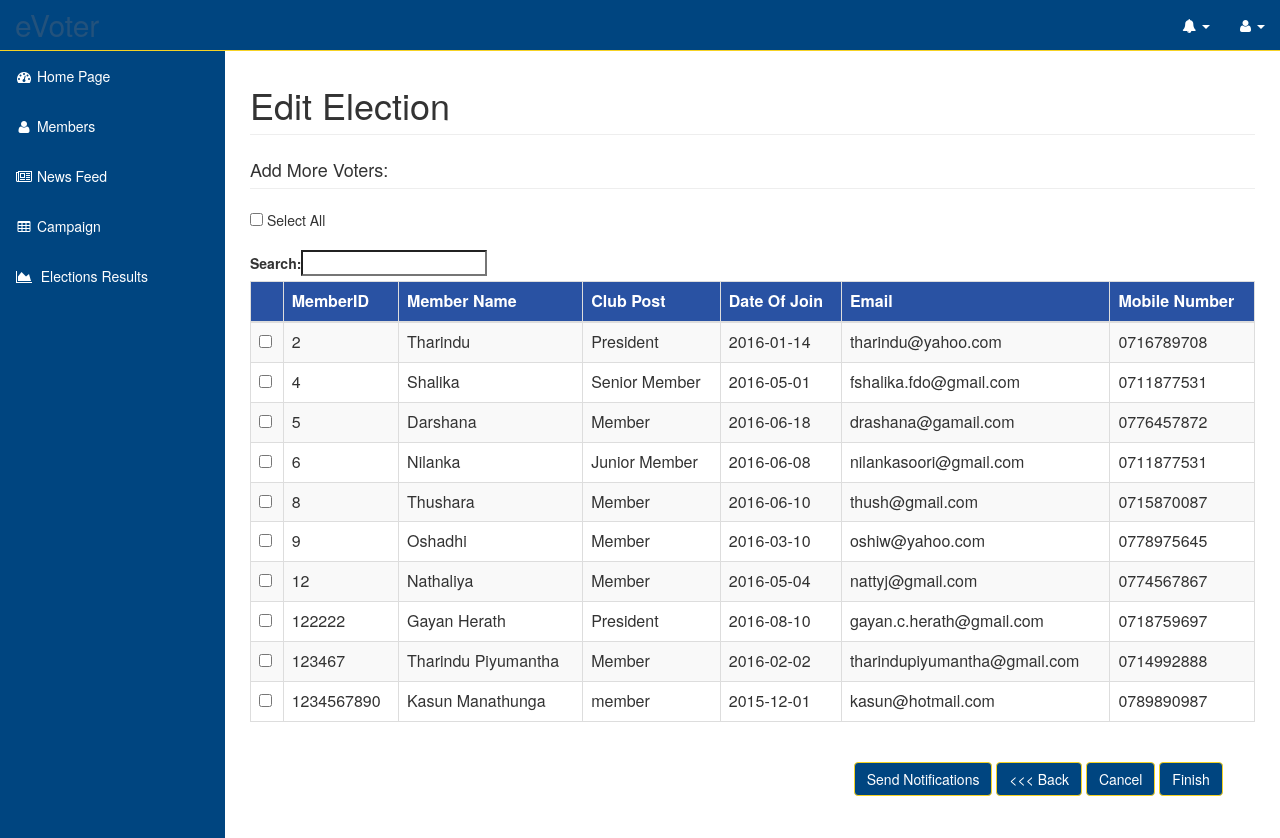
The page /app/view/addNewVoters.php on the database its author committed.
### tables this page shows
CREATE TABLE IF NOT EXISTS `clubmember` (
  `memberID` int(11) NOT NULL,
  `name` varchar(50) NOT NULL,
  `NIC` varchar(10) NOT NULL,
  `email` varchar(50) NOT NULL,
  `mobileNumber` varchar(20) NOT NULL,
  `clubPost` varchar(50) NOT NULL,
  `profileImage` varchar(100) NOT NULL,
  `status` varchar(50) NOT NULL,
  `user_group` int(11) NOT NULL DEFAULT '1',
  `dateofjoin` date NOT NULL,
  `username` varchar(50) NOT NULL,
  `password` varchar(100) NOT NULL,
  `securityquestions` int(2) NOT NULL DEFAULT '0',
  PRIMARY KEY (`memberID`)
);

### app/model/DB_1.php (called while the page is built, shortened)
<?php
class DB_1{
    public static function connectToDatabase()
    {
        $user = 'root';
        $pass = '';
        $database = 'evoter';
        $connect = mysqli_connect('localhost', $user, $pass) or die("Unable to connect");
        return $connect;
    }
}
?>

### app/model/sql.php (called while the page is built, shortened)
<?php
class Sql
{
    public function getRegisteredMembersNotInElection($connect,$electionID){
        $queryToGetRegisteredMembersNotInElection = mysqli_query($connect,"SELECT memberID,name,clubPost,dateofjoin,email,mobileNumber from clubmember where status='registered' AND user_group!='2' AND memberID NOT IN (SELECT memberID FROM memberelectiondetails WHERE electionID='$electionID')");
        return $queryToGetRegisteredMembersNotInElection;
    }
}
?>

### app/model/member.php (called while the page is built, shortened)
<?php
require_once("Sql.php");
class Member{
    public function getRegMemNotInElect($connection,$electID){
        $registeredNotInElecMem = (new Sql)->getRegisteredMembersNotInElection($connection,$electID);
        return $registeredNotInElecMem;
    }
}
?>

### app/view/addNewVoters.php (the view, shortened to what this page needs)
<?php
include "../templates/header.php";
require_once("../model/member.php");
require_once("../model/DB_1.php");
$electionID="";
$status = "Scheduled";
?>
<link href="https://cdn.datatables.net/plug-ins/1.10.7/integration/bootstrap/3/dataTables.bootstrap.css" rel="stylesheet" />
</head>
<body>
<div id="wrapper">
    <nav class="navbar navbar-inverse navbar-fixed-top color-change" role="navigation" >
        <?php include "../templates/topmenu.php";
        include "../templates/sidemenu.php";
        ?>
    </nav>
    <div id="page-wrapper">
        <div class="container-fluid">
            <div class="row">
                <div class="col-lg-12">
                    <h1 class="page-header"> Edit Election </h1>
                    <h4 class="page-header"> Add More Voters: </h4>
                </div>
            </div>
            <form class="form-horizontal" role="form" method="post" action="../controller/addVoters.php?electID=<?php echo $_GET["electID"];?>&status=<?php echo $status?>">
                <input type="checkbox" onClick="toggle(this)" /> Select All<br/><br/>
                <table id="memberTable" class="table table-striped table-bordered" cellspacing="0" width="10%">
                    <thead>
                    <tr bgcolor="#2952a3">
                        <th style="color:White"></th>
                        <th style="color:White">MemberID</th>
                        <th style="color:White">Member Name</th>
                        <th style="color:White">Club Post</th>
                        <th style="color:White">Date Of Join</th>
                        <th style="color:White">Email</th>
                        <th style="color:White">Mobile Number</th>
                    </tr>
                    </thead>
                    <tbody>
                    <?php
                    $member = new Member();
                    $regNotInElect = $member->getRegMemNotInElect((new DB_1)->connectToDatabase(),$electionID);
                    while($data1 = $regNotInElect -> fetch_row()){
                    ?>
                    <tr  id = <?php echo $data1[0]?>>
                        <td class="tableData" name=<?php echo $data1[0]?>><input name="check_list[]" id=<?php echo $data1[0] ?> class="CheckBoxSchedule" type="checkbox" value="<?php echo $data1[0] ?>"></td>
                        <td class="tableData" name=<?php echo $data1[0] ?>><?php echo $data1[0] ?></td>
                        <td class="tableData" name=<?php echo $data1[0] ?>><?php echo $data1[1] ?></td>
                        <td class="tableData" name=<?php echo $data1[0] ?>><?php echo $data1[2] ?></td>
                        <td class="tableData" name=<?php echo $data1[0] ?>><?php echo $data1[3] ?></td>
                        <td class="tableData" name=<?php echo $data1[0] ?>><input type="hidden" name="<?php echo $data1[4]?>"/><?php echo $data1[4] ?></td>
                        <td class="tableData" name=<?php echo $data1[0] ?>><input type="hidden" name="<?php echo $data1[5]?>"/><?php echo $data1[5] ?></td>
                        <?php } ?>
                    </tbody>
                </table><br>
                <div class="form-group">
                    <div class="col-sm-offset-7 col-sm-6">
                        <input type="button" value="Send Notifications" class="btn btn-default" id="sendNoti" onclick="sendNotifications()" />
                        <input type="button" value="<<< Back" class="btn btn-default" id="backToElection" onClick="document.location.href='editVotersInterface.php?electID=<?php echo $_GET["electID"];?>'" />
                        <input type="button" value="Cancel" class="btn btn-default" id="cancelElection" onClick="document.location.href='electionList.php'" />
                        <input name="submit" type="submit" id="addVotersBtn" class="btn btn-default btn-primary" value="Finish"/>
                    </div>
                </div>
            </form>
        </div>
    </div>
</div>
</body>
</html>

### public/css/sb-admin.css (style rules this page uses)
body { margin-top: 100px; background-color: #ffffff; }
@media (min-width:768px) { body { margin-top: 50px; } }
#wrapper { padding-left: 0; }
#page-wrapper { width: 100%; min-height: 100%; padding: 0; background-color: #fff; }
@media (min-width:768px) { #wrapper { padding-left: 225px; } }
@media (min-width:768px) { #page-wrapper { padding: 10px; } }

### public/css/custom.css (style rules this page uses)
html, body { height: 100%; background-color: #ffffff; !important; }
.color-change { background-color: #004580; border-color: #f6d224; color: #ffffff; }
.btn-default { color: #ffffff; background-color: #004580; border-color: #f6d224; }
.page-header { padding-bottom: 9px; margin: 25px 0 20px; border-bottom: 1px solid #eee; }
.navbar-inverse { background-color:#004580; border-color:#f6d224; }
td { cursor: pointer; }

### rows shown on the page
clubmember: memberID "2", name "Tharindu", clubPost "President", dateofjoin "2016-01-14", email "tharindu@yahoo.com", mobileNumber "0716789708"
clubmember: memberID "4", name "Shalika", clubPost "Senior Member", dateofjoin "2016-05-01", email "fshalika.fdo@gmail.com", mobileNumber "0711877531"
clubmember: memberID "5", name "Darshana", clubPost "Member", dateofjoin "2016-06-18", email "drashana@gamail.com", mobileNumber "0776457872"
clubmember: memberID "6", name "Nilanka", clubPost "Junior Member", dateofjoin "2016-06-08", email "nilankasoori@gmail.com", mobileNumber "0711877531"
clubmember: memberID "8", name "Thushara", clubPost "Member", dateofjoin "2016-06-10", email "thush@gmail.com", mobileNumber "0715870087"
clubmember: memberID "9", name "Oshadhi", clubPost "Member", dateofjoin "2016-03-10", email "oshiw@yahoo.com", mobileNumber "0778975645"
clubmember: memberID "12", name "Nathaliya", clubPost "Member", dateofjoin "2016-05-04", email "nattyj@gmail.com", mobileNumber "0774567867"
clubmember: memberID "122222", name "Gayan Herath", clubPost "President", dateofjoin "2016-08-10", email "gayan.c.herath@gmail.com", mobileNumber "0718759697"
clubmember: memberID "123467", name "Tharindu Piyumantha", clubPost "Member", dateofjoin "2016-02-02", email "tharindupiyumantha@gmail.com", mobileNumber "0714992888"
clubmember: memberID "1234567890", name "Kasun Manathunga", clubPost "member", dateofjoin "2015-12-01", email "kasun@hotmail.com", mobileNumber "0789890987"
